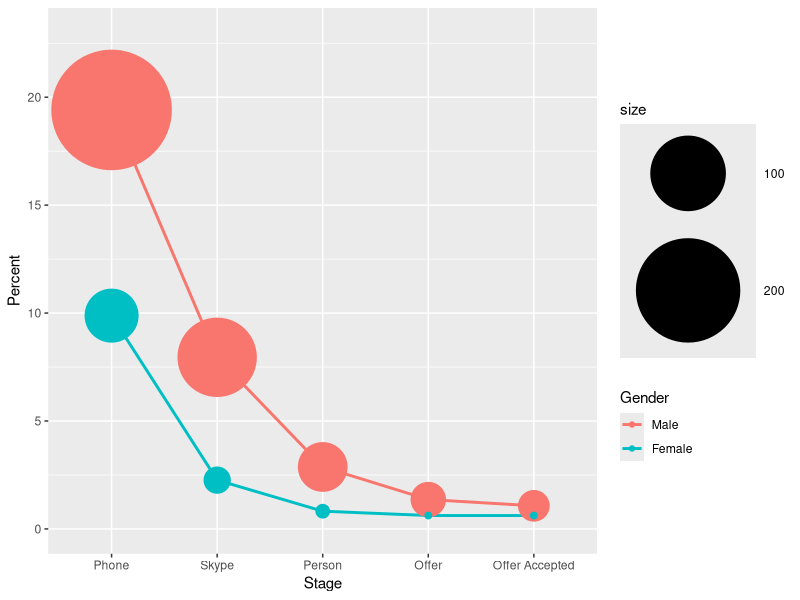

The R script that drew this image:
# Name: Clay Gibson
# Class: PSYC 505
# Description: Graph the hiring funnel broken down by gender

require(ggplot2)
require(reshape2)

# Format raw data
male <- c(1396, 271, 111, 40, 19, 15)
female <- c(486, 48, 11, 4, 3, 3)
mfcount <- rbind(male, female)
colnames(mfcount) <- c("Apply", "Phone", "Skype", "Person", "Offer", "Offer Accepted")
mfpercent <- as.data.frame(matrix(rep(0,8), nrow = 2))
for(i in 2:ncol(mfcount)) {
  mfpercent[1,i-1] <- mfcount[1,i]/mfcount[1,1]
  mfpercent[2,i-1] <- mfcount[2,i]/mfcount[2,1]
}
colnames(mfpercent) <- c("Phone", "Skype", "Person", "Offer", "Offer Accepted")
row.names(mfpercent) <- c("Male", "Female")
mfpercent <- melt(as.matrix(mfpercent))
colnames(mfpercent) <- c("Gender", "Stage", "Percent")
mfpercent$Percent <- round(mfpercent$Percent*100, digits = 2)
mfpercent$size <- c(271, 48, 111, 11, 40, 4, 19, 3, 15, 3)

# Plot the data
ggplot(data = mfpercent, aes(x=Stage, y=Percent, group = Gender, color = Gender)) + 
  geom_line(size=1) + geom_point(aes(size = size)) + scale_size(range = c(2,40)) +
  ylim(0,23)

